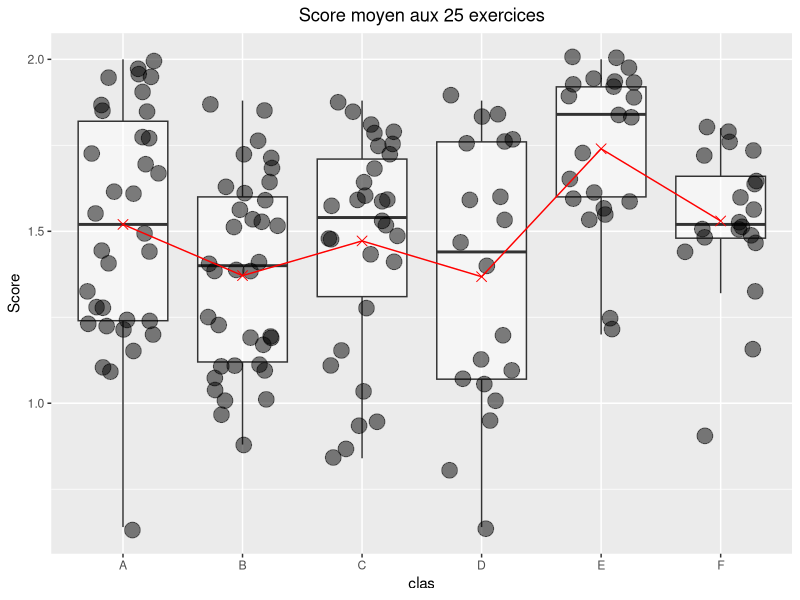
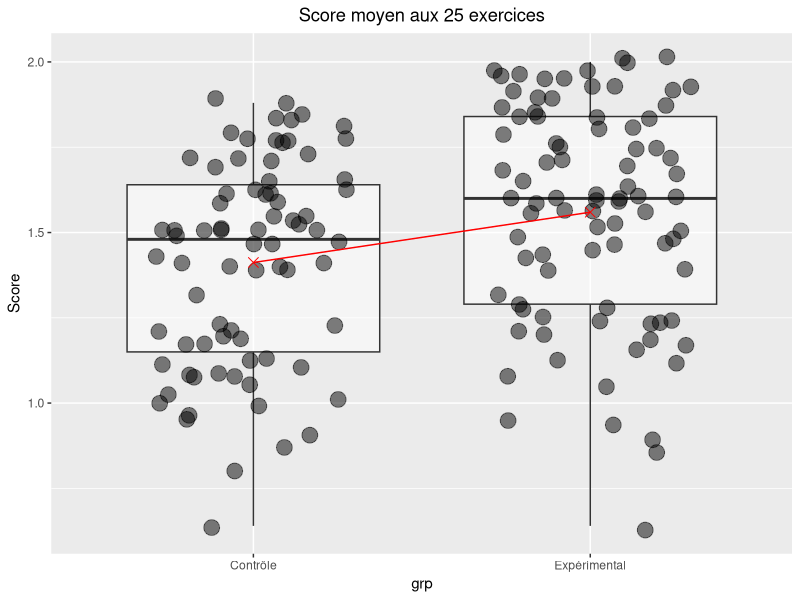
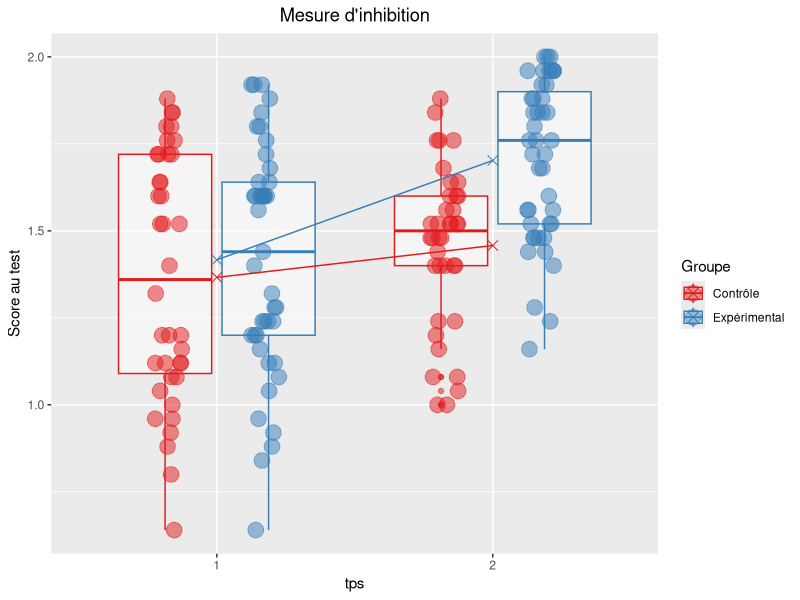

Write R code to recreate these figures, in order.
# lancement des packages
library(readxl)
library(tidyverse)
library(broom) #pour les sorties du test ANOVA en tidy data.

# importation des données brutes présentées sous la forme d'un tableau de deux temps avec un groupe expé et un groupe contrôle.
# les données concernent une expérimentation pédagogique en classe sur le groupe expé. On mesure l'inhibition des élèves avant/après.

d <- read_excel("hepvs2020_ac_raw.xlsx")

# Création de la moyenne "sco" pour chaque participant (On ne s'occupe pas de la variable "total")

d <- d %>% 
  mutate(sco = rowMeans(d[,7:31],na.rm =T))

# Préparation de la variable de temps en facteur

d$tps <- factor(d$tps)
d$grp <- factor(d$grp)

##################################
# Résumés avant appairage strict #
##################################

# N, âge, score : avant / après par classe et sexe
d_sum <- d %>% 
  mutate(sex=ifelse(sex=="M", "garçons","filles")) %>% 
  group_by(clas, sex, tps) %>% 
  summarise(n=n(),
            av_age=round(mean(age), digits=2),
            sco_mean=mean(sco)
            )

# N, score : avant / après par classe
d_sum2 <- d %>% 
  group_by(clas, tps) %>% 
  summarise(n=n(),
            mean_sco=mean(sco))

# N, score : avant / après par groupe
d_sum3 <- d %>% 
  group_by(tps, grp) %>% 
  summarise(n=n(),
            mean_sco=mean(sco))

######################################
# Appairage strict temps 1 - temps 2 #
######################################

#suppression des id non strictement membre d'une paire (t1, t2) par création d'un df de comparaison.

d_comp <- d %>% 
  drop_na(id) %>% #par sécurité
  arrange(id) %>% #visuel
  group_by(id, tps) %>% 
  count(id) %>% 
  filter(n==1) %>% #On a pas fini. On s'est assuré que chaque id est unique dans chaque modalité de temps. On doit encore être sûrs qu'on a maintenant exactement une paire (t1,t2).
  ungroup() %>% 
  group_by(id) %>% 
  count(id) %>% 
  filter(n==2) %>% #on ne garde que les paires de id qui se retrouvent dans t1 et t2. C'est notre grosse perte de données de ce traitement
  ungroup()

#Notre df de comparaison est prêt. On peut procéder à l'élagage de d.

d_paired <- d %>% 
  filter(id %in% d_comp$id) %>% 
  mutate(grp = recode(grp, "Ex" = "Expérimental", "Co" = "Contrôle" ))

##################################
# Résumés après appairage strict #
##################################


# N, âge, score : avant / après par classe et sexe
d_sump <- d_paired %>% 
  mutate(sex=ifelse(sex=="M", "garçons","filles")) %>% 
  group_by(clas, sex, tps) %>% 
  summarise(n=n(),
            av_age=round(mean(age), digits=2),
            sco_mean=mean(sco)
  )

# N, score : avant / après par classe
d_sump2 <- d_paired %>% 
  group_by(clas, tps) %>% 
  summarise(n=n(),
            mean_sco=mean(sco))

# N, score : avant / après par groupe
d_sump3 <- d_paired %>% 
  group_by(tps, grp) %>% 
  summarise(n=n(),
            mean_sco=mean(sco))


######################################
#visualisation des données appairées #
######################################

#score global par classes
vis_sco <- d_paired %>% 
  ggplot() +
  aes(x = clas, y = sco) +
  geom_boxplot(alpha = .5, outlier.colour = NA) +
  geom_jitter(size = 5, alpha = .5, width = 0.3) +
  stat_summary(fun = mean, geom = "point", size = 3, shape = 4, color = "red") +
  stat_summary(fun = mean, geom = "line", aes(group = 1), color = "red") + #Le group = 1 est nécessaire pour dire à la ligne de connecter tous les points.
  labs(title = "Score moyen aux 25 exercices", y = "Score") +
  theme(plot.title = element_text(hjust = 0.5))

#score global par groupe
vis_sco2 <- d_paired %>% 
  ggplot() +
  aes(x = grp, y = sco) +
  geom_boxplot(alpha = .5, outlier.colour = NA) +
  geom_jitter(size = 5, alpha = .5, width = 0.3) +
  stat_summary(fun = mean, geom = "point", size = 3, shape = 4, color = "red") +
  stat_summary(fun = mean, geom = "line", aes(group = 1), color = "red") + #Le group = 1 est nécessaire pour dire à la ligne de connecter tous les points.
  labs(title = "Score moyen aux 25 exercices", y = "Score") +
  theme(plot.title = element_text(hjust = 0.5))

#score global par groupe
vis_sco3 <- d_paired %>% 
  ggplot() +
  aes(x = tps, color = grp, y = sco) +
  geom_boxplot(alpha = .5) +
  geom_jitter(size = 5, alpha = .5, position = position_jitterdodge(dodge.width=.7, jitter.width = .2)) +
  stat_summary(fun = mean, geom = "point", size = 3, shape = 4) +
  stat_summary(fun = mean, aes(group = grp), geom = "line") +
  labs(title = "Mesure d'inhibition", y = "Score au test") +
  theme(plot.title = element_text(hjust = 0.5)) +
  scale_color_brewer("Groupe", palette = "Set1")

#######################
# Stat inférentielles #
#######################

# On a une variable intra (temps) et une variable inter (groupe)
# Notre H c'est que le groupe expé progresse significativement en comparaison au GC.

# Au préalable: conditions d'applications à vérifier.
# A FAIRE

# Formule possible : aov(dependent_variable ~ independent variable, data = data_df)
# On cherche donc une interaction tps*grp à p<.05.

stats <- aov(sco ~ tps*grp, data = d_paired)
summary(stats)
tidy_stats <- tidy(stats)